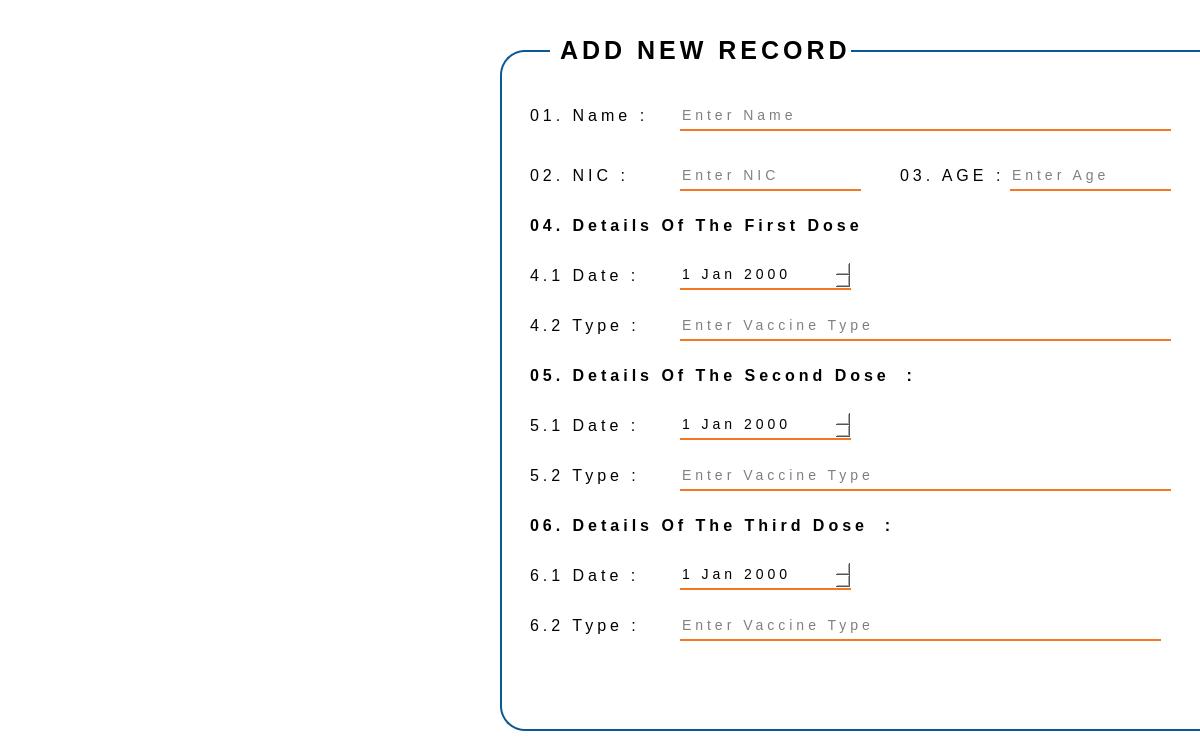
<?xml version="1.0" encoding="UTF-8"?>
<ui version="4.0">
 <class>Addscreen</class>
 <widget class="QDialog" name="Addscreen">
  <property name="geometry">
   <rect>
    <x>0</x>
    <y>0</y>
    <width>1200</width>
    <height>750</height>
   </rect>
  </property>
  <property name="windowTitle">
   <string>Co-vix</string>
  </property>
  <property name="styleSheet">
   <string notr="true">background-color: white;</string>
  </property>
  <widget class="QFrame" name="frame">
   <property name="geometry">
    <rect>
     <x>0</x>
     <y>0</y>
     <width>500</width>
     <height>750</height>
    </rect>
   </property>
   <property name="styleSheet">
    <string notr="true">background-image: url(&quot;:/Co-vix Images/ADDART.png&quot;);
background-repeat: no-repeat;
border-style: none;
</string>
   </property>
   <property name="frameShape">
    <enum>QFrame::StyledPanel</enum>
   </property>
   <property name="frameShadow">
    <enum>QFrame::Raised</enum>
   </property>
  </widget>
  <widget class="QLabel" name="nameLbl">
   <property name="geometry">
    <rect>
     <x>530</x>
     <y>100</y>
     <width>121</width>
     <height>31</height>
    </rect>
   </property>
   <property name="font">
    <font>
     <pointsize>-1</pointsize>
     <bold>false</bold>
    </font>
   </property>
   <property name="styleSheet">
    <string notr="true">color: Black;
font-size: 16px;
letter-spacing: 4px;</string>
   </property>
   <property name="text">
    <string>01. Name : </string>
   </property>
  </widget>
  <widget class="QLabel" name="nameLbl_2">
   <property name="geometry">
    <rect>
     <x>530</x>
     <y>160</y>
     <width>121</width>
     <height>31</height>
    </rect>
   </property>
   <property name="font">
    <font>
     <pointsize>-1</pointsize>
     <bold>false</bold>
    </font>
   </property>
   <property name="styleSheet">
    <string notr="true">color: Black;
font-size: 16px;
letter-spacing: 4px;</string>
   </property>
   <property name="text">
    <string>02. NIC :</string>
   </property>
  </widget>
  <widget class="QLineEdit" name="namelineEdit">
   <property name="geometry">
    <rect>
     <x>680</x>
     <y>100</y>
     <width>491</width>
     <height>31</height>
    </rect>
   </property>
   <property name="styleSheet">
    <string notr="true">border: none;
border-bottom: 2px solid #F47723;
color: Black;
font-size: 14px;
letter-spacing: 4px;</string>
   </property>
   <property name="placeholderText">
    <string>Enter Name</string>
   </property>
  </widget>
  <widget class="QLineEdit" name="niclineEdit">
   <property name="geometry">
    <rect>
     <x>680</x>
     <y>160</y>
     <width>181</width>
     <height>31</height>
    </rect>
   </property>
   <property name="styleSheet">
    <string notr="true">border: none;
border-bottom: 2px solid #F47723;
color: Black;
font-size: 14px;
letter-spacing: 4px;</string>
   </property>
   <property name="placeholderText">
    <string>Enter NIC</string>
   </property>
  </widget>
  <widget class="QLabel" name="nameLbl_4">
   <property name="geometry">
    <rect>
     <x>530</x>
     <y>210</y>
     <width>351</width>
     <height>31</height>
    </rect>
   </property>
   <property name="font">
    <font>
     <pointsize>-1</pointsize>
     <bold>true</bold>
    </font>
   </property>
   <property name="styleSheet">
    <string notr="true">color: Black;
font-size: 16px;
letter-spacing: 4px;</string>
   </property>
   <property name="text">
    <string>04. Details Of The First Dose  :</string>
   </property>
  </widget>
  <widget class="QLabel" name="nameLbl_5">
   <property name="geometry">
    <rect>
     <x>530</x>
     <y>260</y>
     <width>111</width>
     <height>31</height>
    </rect>
   </property>
   <property name="font">
    <font>
     <pointsize>-1</pointsize>
     <bold>false</bold>
    </font>
   </property>
   <property name="styleSheet">
    <string notr="true">color: Black;
font-size: 16px;
letter-spacing: 4px;</string>
   </property>
   <property name="text">
    <string>4.1 Date :</string>
   </property>
  </widget>
  <widget class="QLabel" name="nameLbl_6">
   <property name="geometry">
    <rect>
     <x>530</x>
     <y>310</y>
     <width>111</width>
     <height>31</height>
    </rect>
   </property>
   <property name="font">
    <font>
     <pointsize>-1</pointsize>
     <bold>false</bold>
    </font>
   </property>
   <property name="styleSheet">
    <string notr="true">color: Black;
font-size: 16px;
letter-spacing: 4px;</string>
   </property>
   <property name="text">
    <string>4.2 Type :</string>
   </property>
  </widget>
  <widget class="QLineEdit" name="type1lineEdit">
   <property name="geometry">
    <rect>
     <x>680</x>
     <y>310</y>
     <width>491</width>
     <height>31</height>
    </rect>
   </property>
   <property name="styleSheet">
    <string notr="true">border: none;
border-bottom: 2px solid #F47723;
color: Black;
font-size: 14px;
letter-spacing: 4px;</string>
   </property>
   <property name="placeholderText">
    <string>Enter Vaccine Type</string>
   </property>
  </widget>
  <widget class="QLabel" name="nameLbl_10">
   <property name="geometry">
    <rect>
     <x>530</x>
     <y>360</y>
     <width>381</width>
     <height>31</height>
    </rect>
   </property>
   <property name="font">
    <font>
     <pointsize>-1</pointsize>
     <bold>true</bold>
    </font>
   </property>
   <property name="styleSheet">
    <string notr="true">color: Black;
font-size: 16px;
letter-spacing: 4px;</string>
   </property>
   <property name="text">
    <string>05. Details Of The Second Dose  :</string>
   </property>
  </widget>
  <widget class="QLabel" name="nameLbl_11">
   <property name="geometry">
    <rect>
     <x>530</x>
     <y>410</y>
     <width>111</width>
     <height>31</height>
    </rect>
   </property>
   <property name="font">
    <font>
     <pointsize>-1</pointsize>
     <bold>false</bold>
    </font>
   </property>
   <property name="styleSheet">
    <string notr="true">color: Black;
font-size: 16px;
letter-spacing: 4px;</string>
   </property>
   <property name="text">
    <string>5.1 Date :</string>
   </property>
  </widget>
  <widget class="QLineEdit" name="type2lineEdit">
   <property name="geometry">
    <rect>
     <x>680</x>
     <y>460</y>
     <width>491</width>
     <height>31</height>
    </rect>
   </property>
   <property name="styleSheet">
    <string notr="true">border: none;
border-bottom: 2px solid #F47723;
color: Black;
font-size: 14px;
letter-spacing: 4px;</string>
   </property>
   <property name="placeholderText">
    <string>Enter Vaccine Type</string>
   </property>
  </widget>
  <widget class="QLabel" name="nameLbl_12">
   <property name="geometry">
    <rect>
     <x>530</x>
     <y>460</y>
     <width>111</width>
     <height>31</height>
    </rect>
   </property>
   <property name="font">
    <font>
     <pointsize>-1</pointsize>
     <bold>false</bold>
    </font>
   </property>
   <property name="styleSheet">
    <string notr="true">color: Black;
font-size: 16px;
letter-spacing: 4px;</string>
   </property>
   <property name="text">
    <string>5.2 Type :</string>
   </property>
  </widget>
  <widget class="QLineEdit" name="type3lineEdit">
   <property name="geometry">
    <rect>
     <x>680</x>
     <y>610</y>
     <width>481</width>
     <height>31</height>
    </rect>
   </property>
   <property name="styleSheet">
    <string notr="true">border: none;
border-bottom: 2px solid #F47723;
color: Black;
font-size: 14px;
letter-spacing: 4px;</string>
   </property>
   <property name="placeholderText">
    <string>Enter Vaccine Type</string>
   </property>
  </widget>
  <widget class="QLabel" name="nameLbl_13">
   <property name="geometry">
    <rect>
     <x>530</x>
     <y>510</y>
     <width>381</width>
     <height>31</height>
    </rect>
   </property>
   <property name="font">
    <font>
     <pointsize>-1</pointsize>
     <bold>true</bold>
    </font>
   </property>
   <property name="styleSheet">
    <string notr="true">color: Black;
font-size: 16px;
letter-spacing: 4px;</string>
   </property>
   <property name="text">
    <string>06. Details Of The Third Dose  :</string>
   </property>
  </widget>
  <widget class="QLabel" name="nameLbl_14">
   <property name="geometry">
    <rect>
     <x>530</x>
     <y>610</y>
     <width>111</width>
     <height>31</height>
    </rect>
   </property>
   <property name="font">
    <font>
     <pointsize>-1</pointsize>
     <bold>false</bold>
    </font>
   </property>
   <property name="styleSheet">
    <string notr="true">color: Black;
font-size: 16px;
letter-spacing: 4px;</string>
   </property>
   <property name="text">
    <string>6.2 Type :</string>
   </property>
  </widget>
  <widget class="QLabel" name="nameLbl_15">
   <property name="geometry">
    <rect>
     <x>530</x>
     <y>560</y>
     <width>111</width>
     <height>31</height>
    </rect>
   </property>
   <property name="font">
    <font>
     <pointsize>-1</pointsize>
     <bold>false</bold>
    </font>
   </property>
   <property name="styleSheet">
    <string notr="true">color: Black;
font-size: 16px;
letter-spacing: 4px;</string>
   </property>
   <property name="text">
    <string>6.1 Date :</string>
   </property>
  </widget>
  <widget class="QLabel" name="nameLbl_7">
   <property name="geometry">
    <rect>
     <x>550</x>
     <y>30</y>
     <width>301</width>
     <height>41</height>
    </rect>
   </property>
   <property name="font">
    <font>
     <pointsize>-1</pointsize>
     <bold>true</bold>
    </font>
   </property>
   <property name="styleSheet">
    <string notr="true">color: Black;
font-size: 25px;
letter-spacing: 4px;</string>
   </property>
   <property name="text">
    <string> ADD NEW RECORD </string>
   </property>
  </widget>
  <widget class="QPushButton" name="backButton">
   <property name="geometry">
    <rect>
     <x>1150</x>
     <y>10</y>
     <width>30</width>
     <height>30</height>
    </rect>
   </property>
   <property name="styleSheet">
    <string notr="true">background-color: white;
background-image: url(&quot;:/Co-vix Images/BACK Btn.png&quot;);
border: 0px solid #555555;</string>
   </property>
   <property name="text">
    <string/>
   </property>
  </widget>
  <widget class="QDateEdit" name="dateEdit">
   <property name="geometry">
    <rect>
     <x>680</x>
     <y>260</y>
     <width>171</width>
     <height>30</height>
    </rect>
   </property>
   <property name="font">
    <font>
     <pointsize>-1</pointsize>
     <bold>false</bold>
    </font>
   </property>
   <property name="styleSheet">
    <string notr="true">border: none;
border-bottom: 2px solid #F47723;
color: Black;
font-size: 14px;
letter-spacing: 4px;</string>
   </property>
  </widget>
  <widget class="QDateEdit" name="dateEdit_2">
   <property name="geometry">
    <rect>
     <x>680</x>
     <y>410</y>
     <width>171</width>
     <height>30</height>
    </rect>
   </property>
   <property name="font">
    <font>
     <pointsize>-1</pointsize>
     <bold>false</bold>
    </font>
   </property>
   <property name="styleSheet">
    <string notr="true">border: none;
border-bottom: 2px solid #F47723;
color: Black;
font-size: 14px;
letter-spacing: 4px;</string>
   </property>
  </widget>
  <widget class="QDateEdit" name="dateEdit_3">
   <property name="geometry">
    <rect>
     <x>680</x>
     <y>560</y>
     <width>171</width>
     <height>30</height>
    </rect>
   </property>
   <property name="font">
    <font>
     <pointsize>-1</pointsize>
     <bold>false</bold>
    </font>
   </property>
   <property name="styleSheet">
    <string notr="true">border: none;
border-bottom: 2px solid #F47723;
color: Black;
font-size: 14px;
letter-spacing: 4px;</string>
   </property>
  </widget>
  <widget class="QLabel" name="nameLbl_3">
   <property name="geometry">
    <rect>
     <x>900</x>
     <y>160</y>
     <width>111</width>
     <height>31</height>
    </rect>
   </property>
   <property name="font">
    <font>
     <pointsize>-1</pointsize>
     <bold>false</bold>
    </font>
   </property>
   <property name="styleSheet">
    <string notr="true">color: Black;
font-size: 16px;
letter-spacing: 4px;</string>
   </property>
   <property name="text">
    <string>03. AGE :</string>
   </property>
  </widget>
  <widget class="QLineEdit" name="agelineEdit">
   <property name="geometry">
    <rect>
     <x>1010</x>
     <y>160</y>
     <width>161</width>
     <height>31</height>
    </rect>
   </property>
   <property name="styleSheet">
    <string notr="true">border: none;
border-bottom: 2px solid #F47723;
color: Black;
font-size: 14px;
letter-spacing: 4px;</string>
   </property>
   <property name="placeholderText">
    <string>Enter Age</string>
   </property>
  </widget>
  <widget class="QFrame" name="frame_2">
   <property name="geometry">
    <rect>
     <x>500</x>
     <y>50</y>
     <width>741</width>
     <height>681</height>
    </rect>
   </property>
   <property name="styleSheet">
    <string notr="true">  border: 2px solid #0A5894;
  border-radius: 25px;</string>
   </property>
   <property name="frameShape">
    <enum>QFrame::StyledPanel</enum>
   </property>
   <property name="frameShadow">
    <enum>QFrame::Raised</enum>
   </property>
   <widget class="QPushButton" name="saveButton">
    <property name="geometry">
     <rect>
      <x>560</x>
      <y>620</y>
      <width>102</width>
      <height>42</height>
     </rect>
    </property>
    <property name="styleSheet">
     <string notr="true">background-image: url(&quot;:/Co-vix Images/SAVE  btn.png&quot;);
background-repeat: no-repeat;
border-style: none;

</string>
    </property>
    <property name="text">
     <string/>
    </property>
    <property name="autoDefault">
     <bool>false</bool>
    </property>
    <property name="flat">
     <bool>true</bool>
    </property>
   </widget>
  </widget>
  <zorder>frame_2</zorder>
  <zorder>frame</zorder>
  <zorder>nameLbl</zorder>
  <zorder>nameLbl_2</zorder>
  <zorder>namelineEdit</zorder>
  <zorder>niclineEdit</zorder>
  <zorder>nameLbl_4</zorder>
  <zorder>nameLbl_5</zorder>
  <zorder>nameLbl_6</zorder>
  <zorder>type1lineEdit</zorder>
  <zorder>nameLbl_10</zorder>
  <zorder>nameLbl_11</zorder>
  <zorder>type2lineEdit</zorder>
  <zorder>nameLbl_12</zorder>
  <zorder>type3lineEdit</zorder>
  <zorder>nameLbl_13</zorder>
  <zorder>nameLbl_14</zorder>
  <zorder>nameLbl_15</zorder>
  <zorder>nameLbl_7</zorder>
  <zorder>backButton</zorder>
  <zorder>dateEdit</zorder>
  <zorder>dateEdit_2</zorder>
  <zorder>dateEdit_3</zorder>
  <zorder>nameLbl_3</zorder>
  <zorder>agelineEdit</zorder>
 </widget>
 <resources/>
 <connections/>
</ui>
